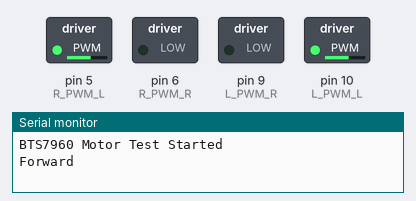
A sketch run on a simulated Arduino Mega 2560, built with avr-gcc and run on an emulated ATmega2560. On the bench: switched loads named in the sketch (green lamp = pin HIGH), the last lines printed to the serial monitor.

Above: at 0.05 s.
At 3.05 s:
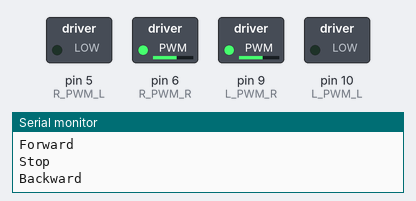
At 6.0 s:
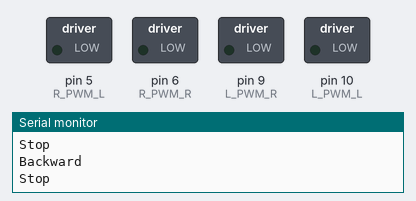
Timing chart, 0 to 7.8 s (numbered marks = the images above):
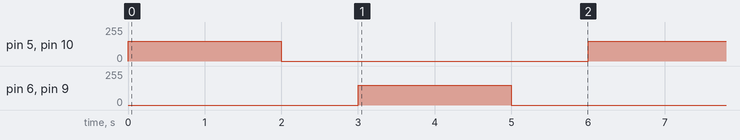

The sketch:

motorcheckmrgaCode.ino
```cpp
// ===== BTS7960 Motor Test for Arduino Mega =====
// Left motor: PWM_L = 9, PWM_R = 10
// Right motor: PWM_L = 5, PWM_R = 6

// --- Pin Definitions ---
const int L_PWM_L = 10;
const int L_PWM_R = 9;
const int R_PWM_L = 5;
const int R_PWM_R = 6;

// --- Motor Speed (0-255) ---
int speedValue = 150; // Adjust for desired test speed

void setup() {
  Serial.begin(9600);

  // Set pins as outputs
  pinMode(L_PWM_L, OUTPUT);
  pinMode(L_PWM_R, OUTPUT);
  pinMode(R_PWM_L, OUTPUT);
  pinMode(R_PWM_R, OUTPUT);

  Serial.println("BTS7960 Motor Test Started");
}

void loop() {
  // ----- Forward -----
  Serial.println("Forward");
  analogWrite(L_PWM_L, speedValue);
  analogWrite(L_PWM_R, 0);
  analogWrite(R_PWM_L, speedValue);
  analogWrite(R_PWM_R, 0);
  delay(2000);

  // ----- Stop -----
  Serial.println("Stop");
  stopMotors();
  delay(1000);

  // ----- Backward -----
  Serial.println("Backward");
  analogWrite(L_PWM_L, 0);
  analogWrite(L_PWM_R, speedValue);
  analogWrite(R_PWM_L, 0);
  analogWrite(R_PWM_R, speedValue);
  delay(2000);

  // ----- Stop -----
  Serial.println("Stop");
  stopMotors();
  delay(1000);
}

// --- Helper function to stop all motors ---
void stopMotors() {
  analogWrite(L_PWM_L, 0);
  analogWrite(L_PWM_R, 0);
  analogWrite(R_PWM_L, 0);
  analogWrite(R_PWM_R, 0);
}
```

Measured:
- by itself, pin 5 (R_PWM_L), pin 6 (R_PWM_R), pin 9 (L_PWM_R), pin 10 (L_PWM_L): alternates 150/255 for 2.0 s and 0/255 for 4.0 s
